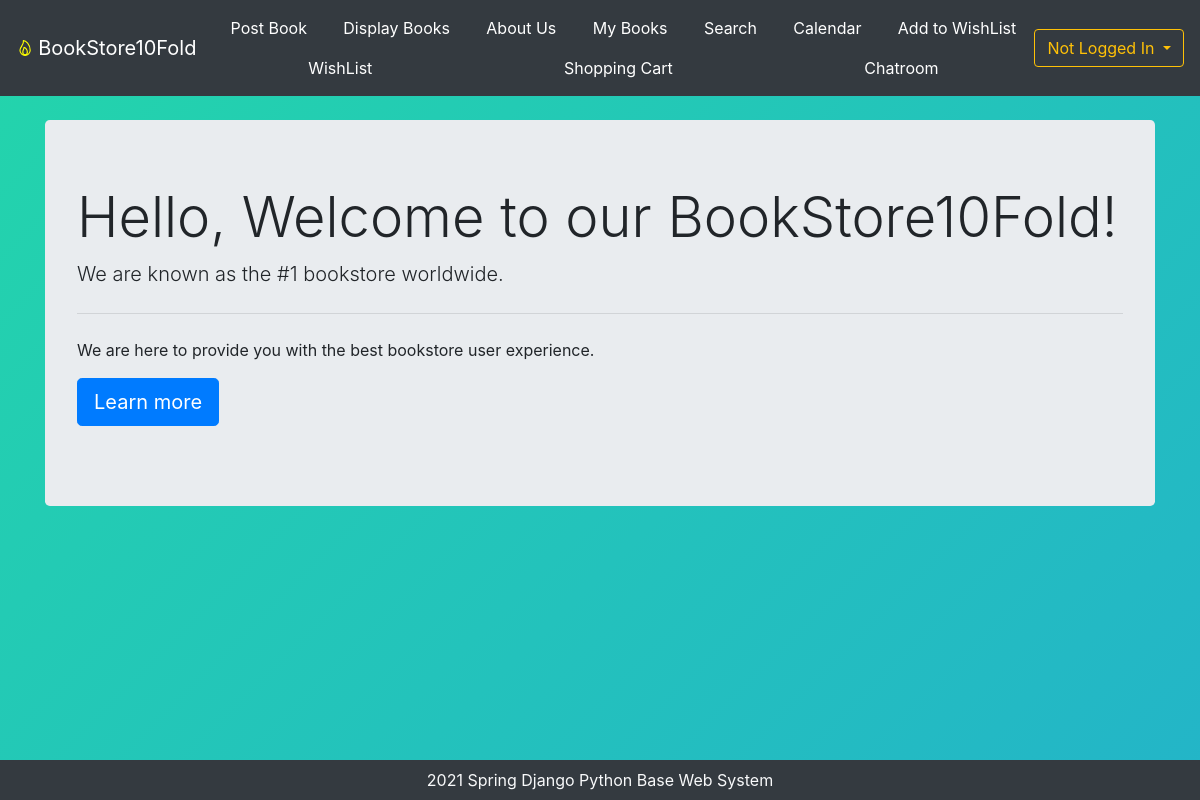
The page / on the database its author committed.
### bookMng/models.py (models this page shows, shortened)
class MainMenu(models.Model):
    item = models.CharField(max_length=200, unique=True)
    link = models.CharField(max_length=200, unique=True)

### bookMng/views.py (the view)
# urls.py: path('', views.index, name='index'),
def index(request):
    return render(request,
                  'bookMng/index.html',
                  {
                      'item_list': MainMenu.objects.all()
                  })

### bookEx/templates/bookMng/index.html (shortened to what this page needs)
{% extends "base.html" %}
{% load static %}
{% block content %}
<div class="container mt-4">
    <div class="jumbotron">
        <h1 class="display-4">Hello, Welcome to our BookStore10Fold!</h1>
        <p class="lead">We are known as the #1 bookstore worldwide.</p>
        <hr class="my-4">
        <p>We are here to provide you with the best bookstore user experience. </p>
        <p class="lead">
          <a class="btn btn-primary btn-lg" href="#" role="button">Learn more</a>
        </p>
      </div>
</div>
{% endblock content %}

### bookEx/templates/base.html (shortened to what this page needs)
{% load static %}
<!DOCTYPE html>
<html lang="en">
<head>
    <link rel="stylesheet" href="https://cdn.jsdelivr.net/npm/bootstrap@4.5.3/dist/css/bootstrap.min.css"
>
    <link href="{% static 'main.css' %}" rel="stylesheet" type="text/css">
    <link href="{% static 'calendar.css' %}" rel="stylesheet" type="text/css">
    <link href="{% static 'display.css' %}" rel="stylesheet" type="text/css">
</head>
<body class="d-flex flex-column">
    <header>
        <nav class=" navbar navbar-expand-lg navbar-dark bg-dark">
            <ion-icon name="flame-outline"></ion-icon>
            <a href="/" class="navbar-brand ml-1">BookStore10Fold</a>
            <div class="collapse navbar-collapse" id="navbarNavDropdown">
                <ul class="nav nav-pills nav-fill mr-auto">
                    {% for item in item_list %}
                    <li class="nav-item">
                        <a class="nav-link btn-outline-info text-white" href="{{ item.link }}"> {{item.item}}</a>
                    </li>
                    {% endfor %}
                </ul>
                <ul class="navbar-nav ">
                    {% if user.is_authenticated %}
                    <div class="btn-group">
                        <button type="button" class="btn btn-outline-warning dropdown-toggle"
                            data-toggle="dropdown" aria-haspopup="true" aria-expanded="false">
                            {{ user.username }}
                        </button>
                        <div class="dropdown-menu dropdown-menu-right">
                            <button class="dropdown-item" type="button">
                                <a class="dropdown-item" href="{% url 'logout' %}?next=/">Logout</a>
                            </button>
                        </div>
                    </div>
                    {% else %}
                    <div class="btn-group">
                        <button type="button" class="btn btn-outline-warning dropdown-toggle"
                            data-toggle="dropdown" aria-haspopup="true" aria-expanded="false">
                            Not Logged In
                        </button>
                    </div>
                    {% endif %}
                </ul>
            </div>
        </nav>
    </header>
    <main>
        {% block content %}
        {% endblock content %}
    </main>
    <footer class="container-fluid bg-dark text-center fixed-bottom text-light py-2">
           2021 Spring Django Python Base Web System
    </footer>
</body>
</html>

### bookEx/static/main.css (style rules this page uses)
ion-icon { font-size: x-large; color: yellow; }
body { background: linear-gradient(-45deg, #ee7752, #e73c7e, #23a6d5, #23d5ab); background-size: 500% 500%; animation: gradient 15s ease infinite; }

### bookEx/static/calendar.css (style rules this page uses)
.btn { outline: none; box-shadow: 0 0 0 0; }

### rows shown on the page
MainMenu: item "Post Book"
MainMenu: item "Display Books"
MainMenu: item "About Us"
MainMenu: item "My Books"
MainMenu: item "Search"
MainMenu: item "Calendar"
MainMenu: item "Add to WishList"
MainMenu: item "WishList"
MainMenu: item "Shopping Cart"
MainMenu: item "Chatroom"
